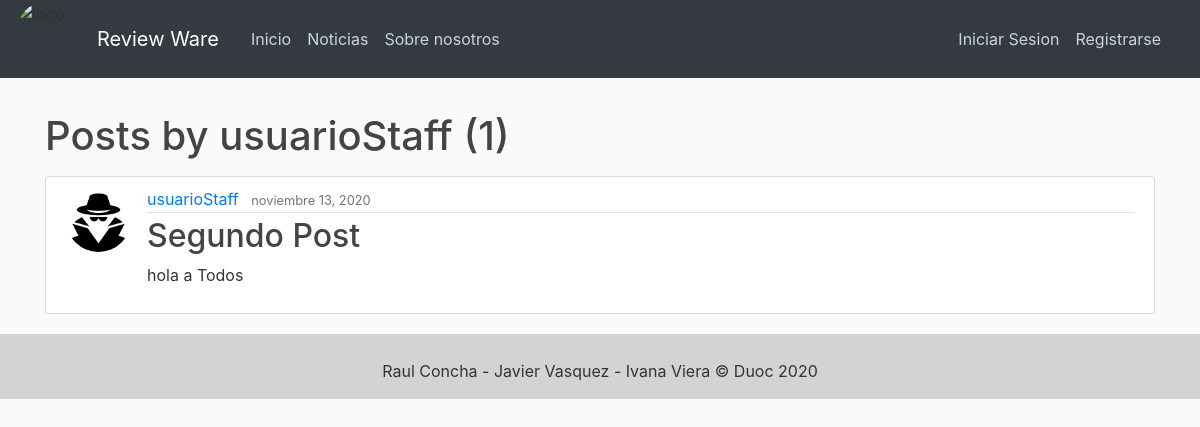
The app's page /user/usuarioStaff, older data.
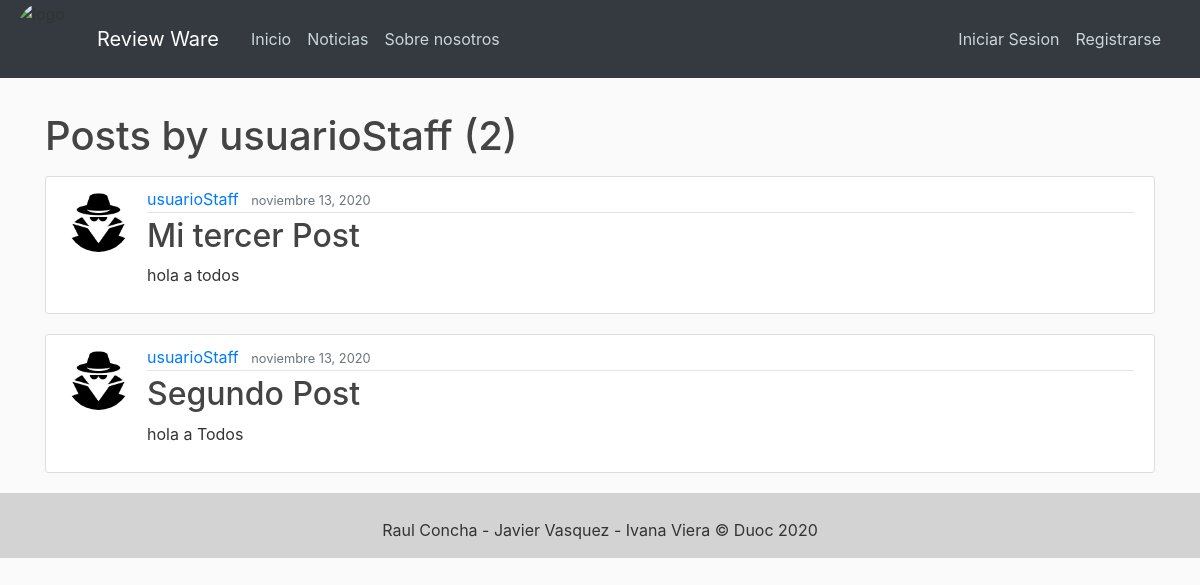
The same page, newer data.
### blog/models.py (models this page shows, shortened)
class Post(models.Model):
    title = models.CharField(max_length=100)
    content = models.TextField()
    date_posted = models.DateTimeField(default=timezone.now)
    author = models.ForeignKey(User, on_delete=models.CASCADE)

### users/models.py (models this page shows, shortened)
class Profile(models.Model):
    user = models.OneToOneField(User, on_delete=models.CASCADE)
    image = models.ImageField(default='default.jpg', upload_to='profile_pics')

### blog/views.py (the view)
# urls.py: path('user/<str:username>', UserPostListView.as_view(), name='user-posts'),
class UserPostListView(ListView):
    model = Post
    template_name = 'blog/user_posts.html'  # <app>/<model>_<viewtype>.html
    context_object_name = 'posts'
    paginate_by = 5
    def get_queryset(self):
        user = get_object_or_404(User, username=self.kwargs.get('username'))
        return Post.objects.filter(author=user).order_by('-date_posted')

### blog/templates/blog/user_posts.html (shortened to what this page needs)
{% extends "blog/base.html" %}
{% block content %}
    <h1 class="mb-3">Posts by {{ view.kwargs.username }} ({{ page_obj.paginator.count }})</h1>
    {% for post in posts %}
        <article class="media content-section">
          <img class="rounded-circle article-img" src="{{ post.author.profile.image.url }}">
          <div class="media-body">
            <div class="article-metadata">
              <a class="mr-2" href="{% url 'user-posts' post.author.username %}">{{ post.author }}</a>
              <small class="text-muted">{{ post.date_posted|date:"F d, Y" }}</small>
            </div>
            <h2><a class="article-title" href="{% url 'post-detail' post.id %}">{{ post.title }}</a></h2>
            <p class="article-content">{{ post.content }}</p>
          </div>
        </article>
    {% endfor %}
{% endblock content %}

Row changes from the older to the newer data that the page shows:
added Post: author.profile.image (placeholder picture), author "usuarioStaff", date_posted "noviembre 13, 2020", title "Mi tercer Post", content "hola a todos"
Text that changed along with them:
{{ page_obj.paginator.count }}: "1" → "2"
